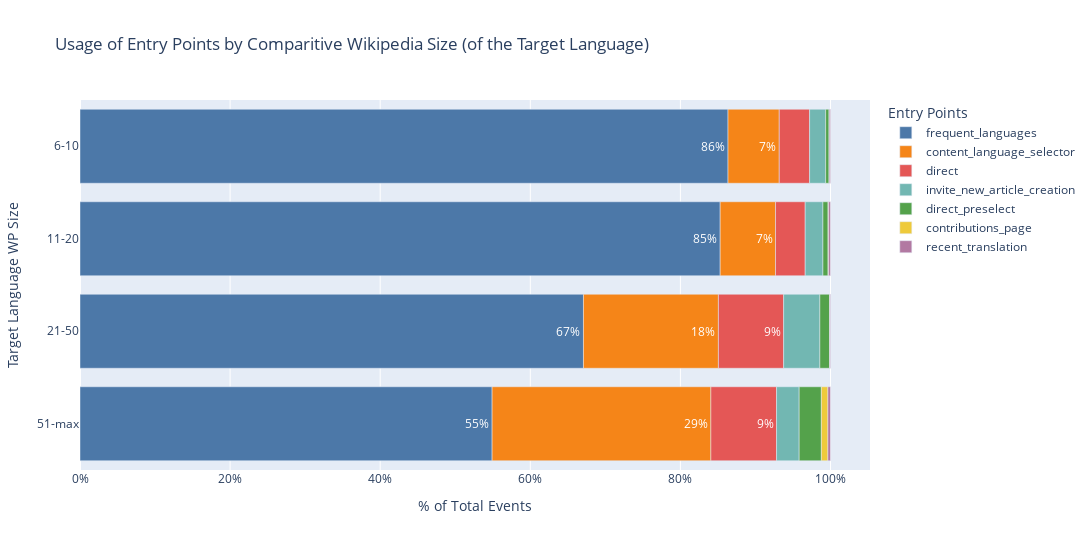

The notebook cell this image was saved under:
### Code cell
#| column: page

# only display annonations if entry point accounts for more than 5%
entry_by_target_wp_size['percent_annot'] = (
    entry_by_target_wp_size['percent']
    .apply(lambda x:f"{x:.0%}" if x > 0.05 else None)
)

# bar graph
fig = px.bar(entry_by_target_wp_size.query("""target_wp_rank != '1-5'"""), 
             x='percent', 
             y='target_wp_rank', 
             color='source',
             labels={
                 'percent':'% of Total Events', 
                 'target_wp_rank': 'Target Language WP Size', 
                 'source': 'Entry Points'
             },
             color_discrete_sequence=px.colors.qualitative.T10,
             title='Usage of Entry Points by Comparitive Wikipedia Size (of the Target Language)',
             text='percent_annot', 
             category_orders={
                 'target_wp_rank': [i for i in rank_bin_labels if i != '1-5'], 
                 'source': entry_points_freq.entry_point.values.tolist()
             }
            )


# stack the bars
fig.update_layout(barmode='relative', height=550, width=max_width)
fig.update_xaxes(tickformat='.0%')
fig.update_traces(textfont_color='white')

iplot(fig, config=iplot_config)

### Figure 1 — Plotly figure (JSON) as saved in the notebook; plotly's stock layout.template omitted (floating-point values rounded to 4 significant figures)
{"data": [{"alignmentgroup": "True", "hovertemplate": "Entry Points=frequent_languages<br>% of Total Events=%{x}<br>Target Language WP Size=%{y}<br>percent_annot=%{text}<extra></extra>", "legendgroup": "frequent_languages", "marker": {"color": "#4C78A8", "pattern": {"shape": ""}}, "name": "frequent_languages", "offsetgroup": "frequent_languages", "orientation": "h", "showlegend": true, "text": ["86%", "85%", "67%", "55%"], "textfont": {"color": "white"}, "textposition": "auto", "type": "bar", "x": [0.8635, 0.853, 0.6708, 0.5491], "xaxis": "x", "y": ["6-10", "11-20", "21-50", "51-max"], "yaxis": "y"}, {"alignmentgroup": "True", "hovertemplate": "Entry Points=content_language_selector<br>% of Total Events=%{x}<br>Target Language WP Size=%{y}<br>percent_annot=%{text}<extra></extra>", "legendgroup": "content_language_selector", "marker": {"color": "#F58518", "pattern": {"shape": ""}}, "name": "content_language_selector", "offsetgroup": "content_language_selector", "orientation": "h", "showlegend": true, "text": ["7%", "7%", "18%", "29%"], "textfont": {"color": "white"}, "textposition": "auto", "type": "bar", "x": [0.06827, 0.07375, 0.1798, 0.2915], "xaxis": "x", "y": ["6-10", "11-20", "21-50", "51-max"], "yaxis": "y"}, {"alignmentgroup": "True", "hovertemplate": "Entry Points=direct<br>% of Total Events=%{x}<br>Target Language WP Size=%{y}<br>percent_annot=%{text}<extra></extra>", "legendgroup": "direct", "marker": {"color": "#E45756", "pattern": {"shape": ""}}, "name": "direct", "offsetgroup": "direct", "orientation": "h", "showlegend": true, "text": [null, null, "9%", "9%"], "textfont": {"color": "white"}, "textposition": "auto", "type": "bar", "x": [0.04047, 0.03952, 0.08691, 0.08751], "xaxis": "x", "y": ["6-10", "11-20", "21-50", "51-max"], "yaxis": "y"}, {"alignmentgroup": "True", "hovertemplate": "Entry Points=invite_new_article_creation<br>% of Total Events=%{x}<br>Target Language WP Size=%{y}<br>percent_annot=%{text}<extra></extra>", "legendgroup": "invite_new_article_creation", "marker": {"color": "#72B7B2", "pattern": {"shape": ""}}, "name": "invite_new_article_creation", "offsetgroup": "invite_new_article_creation", "orientation": "h", "showlegend": true, "text": [null, null, null, null], "textfont": {"color": "white"}, "textposition": "auto", "type": "bar", "x": [0.02132, 0.02366, 0.04826, 0.03014], "xaxis": "x", "y": ["6-10", "11-20", "21-50", "51-max"], "yaxis": "y"}, {"alignmentgroup": "True", "hovertemplate": "Entry Points=direct_preselect<br>% of Total Events=%{x}<br>Target Language WP Size=%{y}<br>percent_annot=%{text}<extra></extra>", "legendgroup": "direct_preselect", "marker": {"color": "#54A24B", "pattern": {"shape": ""}}, "name": "direct_preselect", "offsetgroup": "direct_preselect", "orientation": "h", "showlegend": true, "text": [null, null, null, null], "textfont": {"color": "white"}, "textposition": "auto", "type": "bar", "x": [0.004634, 0.006796, 0.01297, 0.02956], "xaxis": "x", "y": ["6-10", "11-20", "21-50", "51-max"], "yaxis": "y"}, {"alignmentgroup": "True", "hovertemplate": "Entry Points=contributions_page<br>% of Total Events=%{x}<br>Target Language WP Size=%{y}<br>percent_annot=%{text}<extra></extra>", "legendgroup": "contributions_page", "marker": {"color": "#EECA3B", "pattern": {"shape": ""}}, "name": "contributions_page", "offsetgroup": "contributions_page", "orientation": "h", "showlegend": true, "text": [null, null, null, null], "textfont": {"color": "white"}, "textposition": "auto", "type": "bar", "x": [0.0003089, 0.0007551, 0.0002401, 0.008693], "xaxis": "x", "y": ["6-10", "11-20", "21-50", "51-max"], "yaxis": "y"}, {"alignmentgroup": "True", "hovertemplate": "Entry Points=recent_translation<br>% of Total Events=%{x}<br>Target Language WP Size=%{y}<br>percent_annot=%{text}<extra></extra>", "legendgroup": "recent_translation", "marker": {"color": "#B279A2", "pattern": {"shape": ""}}, "name": "recent_translation", "offsetgroup": "recent_translation", "orientation": "h", "showlegend": true, "text": [null, null, null, null], "textfont": {"color": "white"}, "textposition": "auto", "type": "bar", "x": [0.001545, 0.002517, 0.0009604, 0.003477], "xaxis": "x", "y": ["6-10", "11-20", "21-50", "51-max"], "yaxis": "y"}], "layout": {"barmode": "relative", "height": 550, "legend": {"title": {"text": "Entry Points"}, "tracegroupgap": 0}, "title": {"text": "Usage of Entry Points by Comparitive Wikipedia Size (of the Target Language)"}, "width": 1250, "xaxis": {"anchor": "y", "autorange": true, "domain": [0, 1], "range": [0, 1.053], "tickformat": ".0%", "title": {"text": "% of Total Events"}, "type": "linear"}, "yaxis": {"anchor": "x", "autorange": true, "categoryarray": ["51-max", "21-50", "11-20", "6-10"], "categoryorder": "array", "domain": [0, 1], "range": [-0.5, 3.5], "title": {"text": "Target Language WP Size"}, "type": "category"}}}
